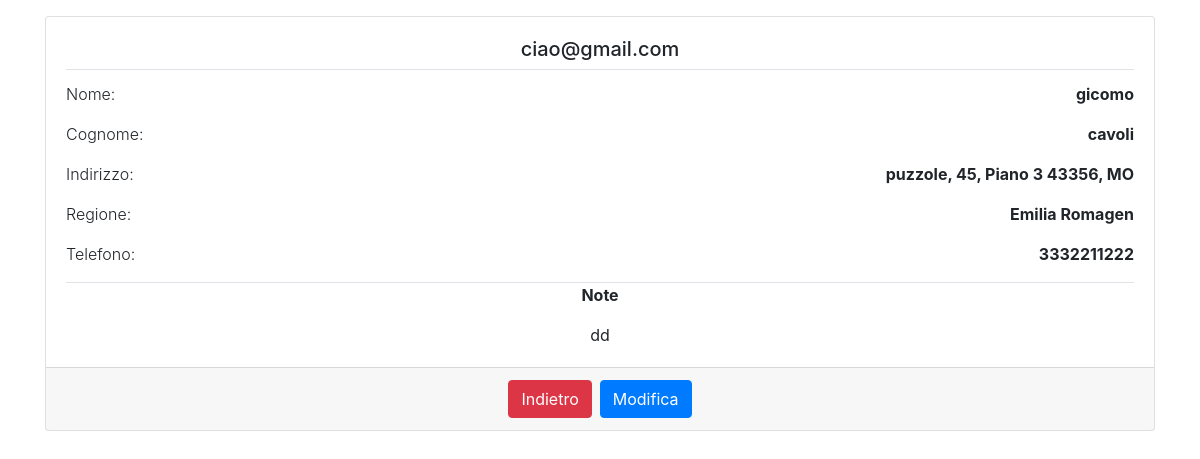
The page /users/profile/ (signed in) on the database as committed earlier.
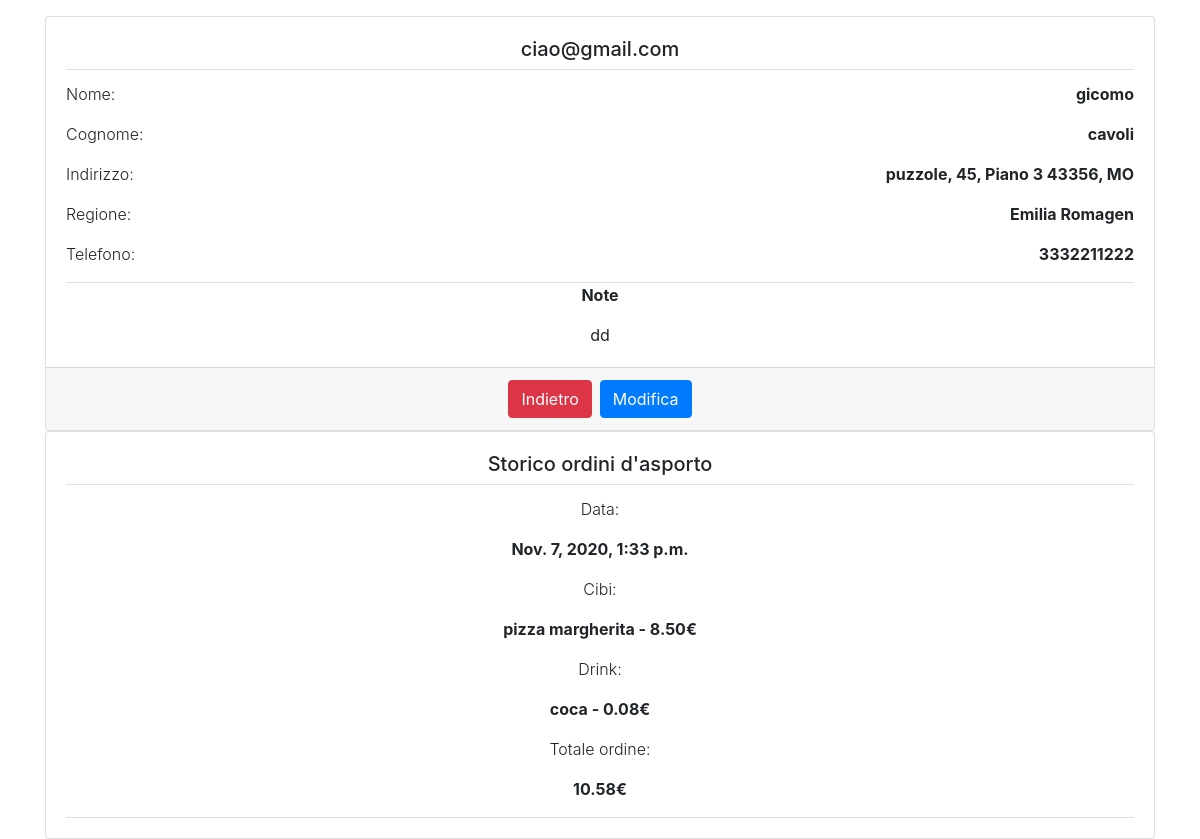
The same page on the database as committed later.
### users/models.py (models this page shows)
class TakeAway(models.Model):
    user = models.ForeignKey(User, on_delete=models.CASCADE, null=True, related_name='takeaways')
    food = models.ManyToManyField(Food, help_text='<em>Tenere premuto Ctrl per selezionare più prodotti</em>')
    drink = models.ManyToManyField(Drink, help_text='<em>Tenere premuto Ctrl per selezionare più prodotti</em>')
    date = models.DateTimeField(auto_now=True)
    price = models.DecimalField(max_digits=40, decimal_places=2)

### products/models.py (models this page shows, shortened)
class Product(models.Model):
    image = models.ImageField(default='dishes/no-image-1771002-1505134.png', null=True, blank=True, upload_to='dishes')
    name = models.CharField(max_length=80)
    description = models.TextField(null=True, blank=True)
    MinValueValidator.message = "Il prezzo del prodotto deve essere maggiore o uguale a 0!!"
    price = models.DecimalField(max_digits=10, decimal_places=2, validators=[MinValueValidator(Decimal('0.01'))])
    class Meta:
        abstract = True
    def __str__(self):
        return f"{self.name} - {self.price}€"

class Food(Product):
    ingredients = models.ManyToManyField(Ingredient)

class Drink(Product):
    litri = models.DecimalField(max_digits=10, decimal_places=2, validators=[MinValueValidator(Decimal('0.01'))])

### users/views.py (the view)
    def wrapper(*args, **kwargs):
        request = args[0]
        if request is not None:
            user = request.user
            try:
                if not user.is_restaurateur and not user.is_admin and not user.is_staff:
                    return function(*args, **kwargs)
                else:
                    return render(request, 'users/authentication_error.html', {})
            except AttributeError:
                raise Http404   #per utenti anonimi

### users/views.py (called while the page is built)
def is_client(function):
    def wrapper(*args, **kwargs):
        request = args[0]
        if request is not None:
            user = request.user
            try:
                if not user.is_restaurateur and not user.is_admin and not user.is_staff:
                    return function(*args, **kwargs)
                else:
                    return render(request, 'users/authentication_error.html', {})
            except AttributeError:
                raise Http404   #per utenti anonimi
    return wrapper

@is_client
def profile_view(request):
    user = request.user
    prenotazioniDopo = user.prenotazioni.filter(date__gt=Date.today())
    prenotazioniPrima = user.prenotazioni.filter(date__lt=Date.today())
    takeaways = user.takeaways.all()
    return render(request, 'users/profile.html', {'user': user, 'prenotazioniDopo': prenotazioniDopo, 'prenotazioniPrima': prenotazioniPrima, 'takeaways': takeaways})

### users/templates/users/profile.html (shortened to what this page needs)
{% extends 'base.html' %}
{% load static %}
{% block content %}
    <div class="card text-center" >
        <div class="card-body">
            <h5 class="card-title border-bottom pb-2">{{ user.email }}</h5>
            <div class="d-flex justify-content-between">
                <p class="font-weight-light">Nome: </p>
                <p class="font-weight-bold">{{ user.first_name }}</p>
            </div>
            <div class="d-flex justify-content-between">
                <p class="font-weight-light">Cognome: </p>
                <p class="font-weight-bold">{{ user.last_name }}</p>
            </div>
            <div class="d-flex justify-content-between">
                <p class="font-weight-light">Indirizzo: </p>
                <p class="font-weight-bold">{{ user.via }}, {{ user.house_number }}, Piano {{ user.piano }} {{ user.cap }},  {{ user.province }}</p>
            </div>
            <div class="d-flex justify-content-between">
                <p class="font-weight-light">Regione: </p>
                <p class="font-weight-bold">{{ user.region }}</p>
            </div>
            <div class="d-flex justify-content-between">
                <p class="font-weight-light">Telefono: </p>
                <p class="font-weight-bold">{{ user.tel }}</p>
            </div>
            <p class="border-top"><strong>Note</strong></p>
            {{ user.note }}
  </div>
    <div class="card-footer"><a href= "{% url 'home' %}" class="btn btn-danger mr-2">Indietro</a><a href="{% url 'users:profile-update' user.id %}" class="btn btn-primary">Modifica</a></div>
</div>
    {% if takeaways|length != 0 %}
     <div class="card text-center">
  <div class="card-body">
  <div class="row">
      <div class="col ">
          <h5 class="card-title pb-2 border-bottom">Storico ordini d'asporto</h5>
            {% for takeaway in takeaways %}
                <div class="border-bottom">
                            <p class="font-weight-light">Data: </p>
                            <p class="font-weight-bold">{{ takeaway.date}}</p>
                    <p class="font-weight-light">Cibi: </p>
                            {% for food in takeaway.food.all %}
                                <p class="font-weight-bold">{{ food }}</p>
                            {% endfor %}
                            <p class="font-weight-light">Drink: </p>
                            {% for drink in takeaway.drink.all %}
                                <p class="font-weight-bold">{{ drink }}</p>
                            {% endfor %}
                        <p class="font-weight-light">Totale ordine: </p>
                        <p class="font-weight-bold">{{ takeaway.price}}€</p>
                </div>
           {% endfor %}
      </div>
    {% endif %}
{% endblock %}

Rows that differ between the two databases and show on the page:
added TakeAway: date "Nov. 7, 2020, 1:33 p.m.", price "10.58"
now on this page (row unchanged): Food: name+price "pizza margherita - 8.50€"
now on this page (row unchanged): Drink: name+price "coca - 0.08€"
Other text that changed with them:
text now shown: "Storico ordini d'asporto"
